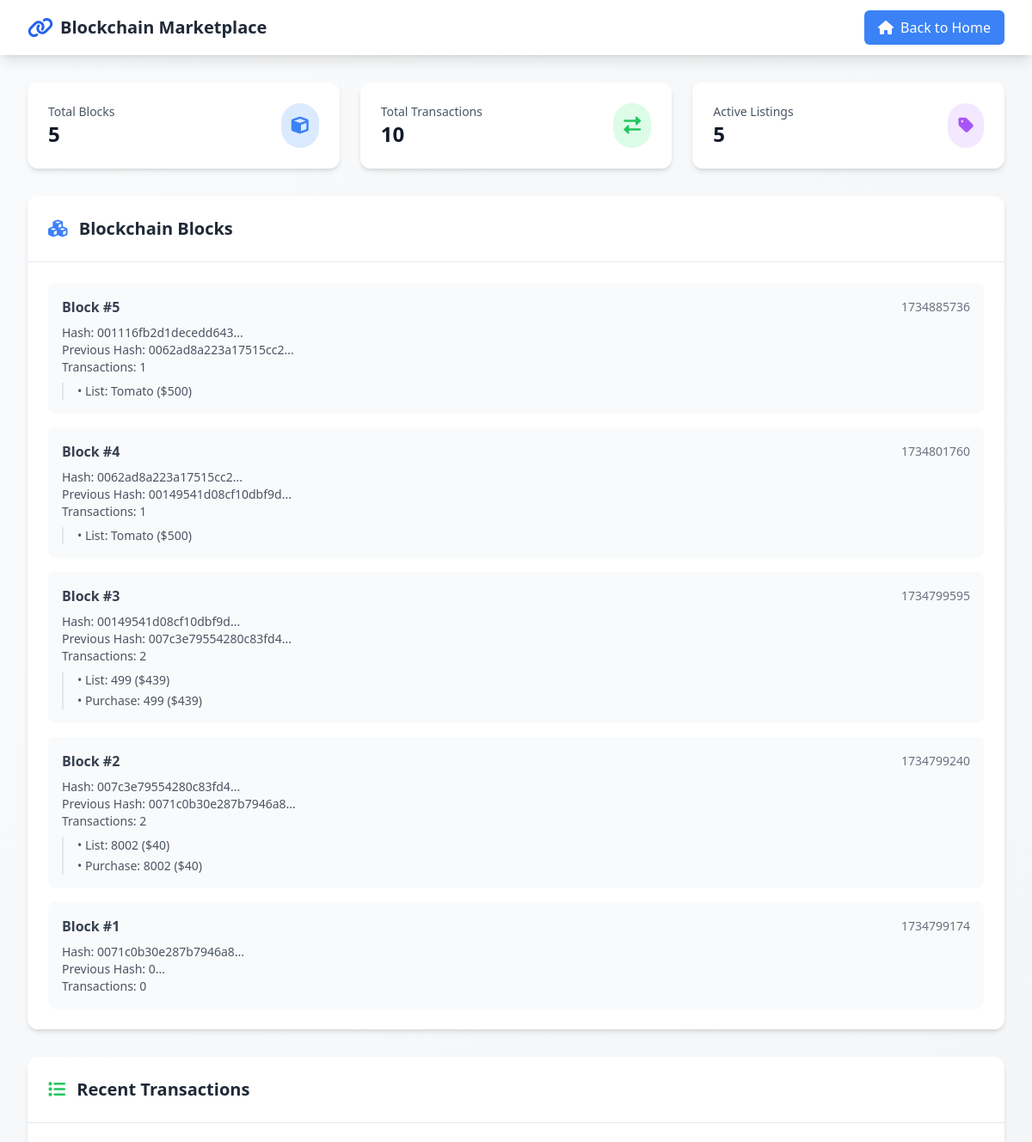
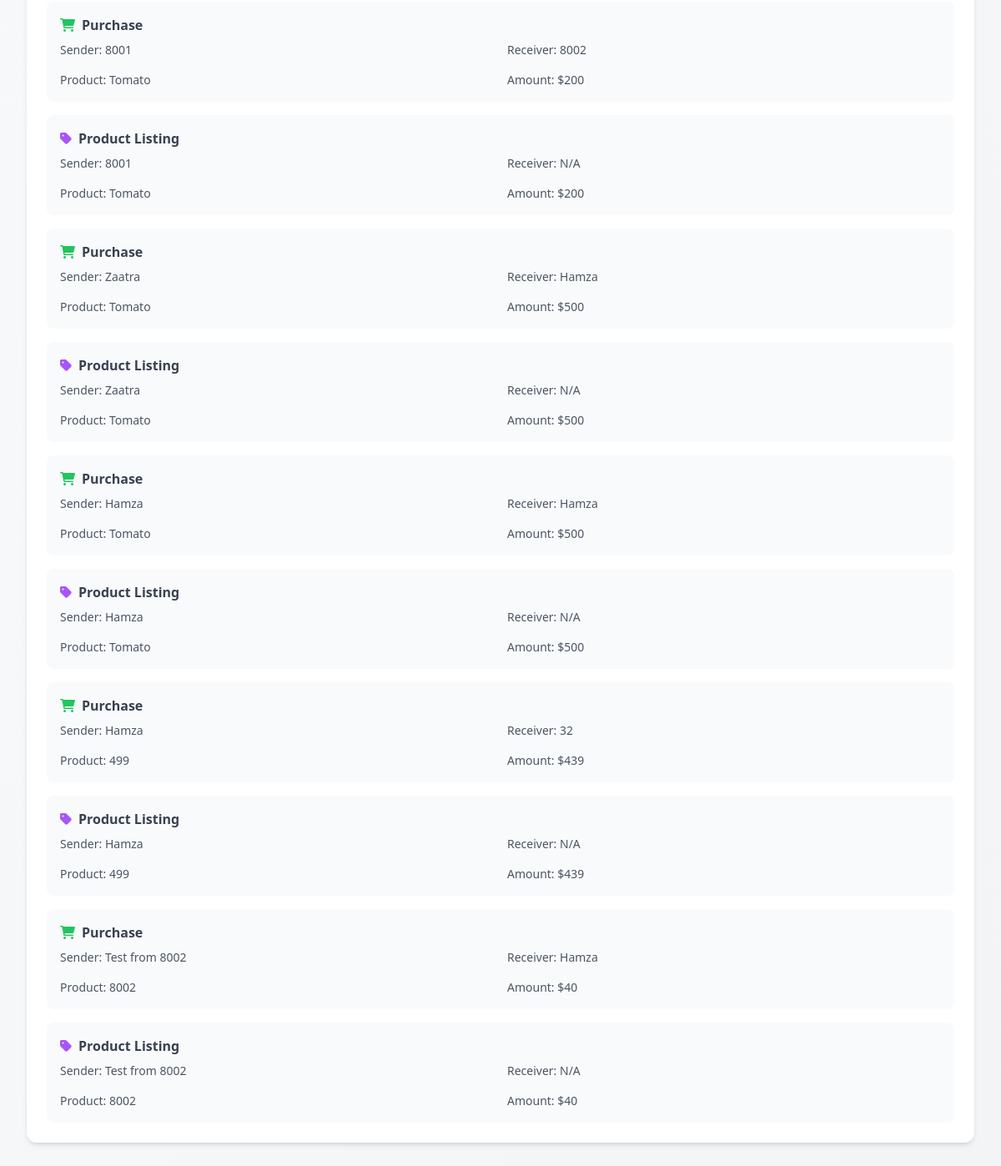
The app's page /view_database, older data (2 pictures, top to bottom).
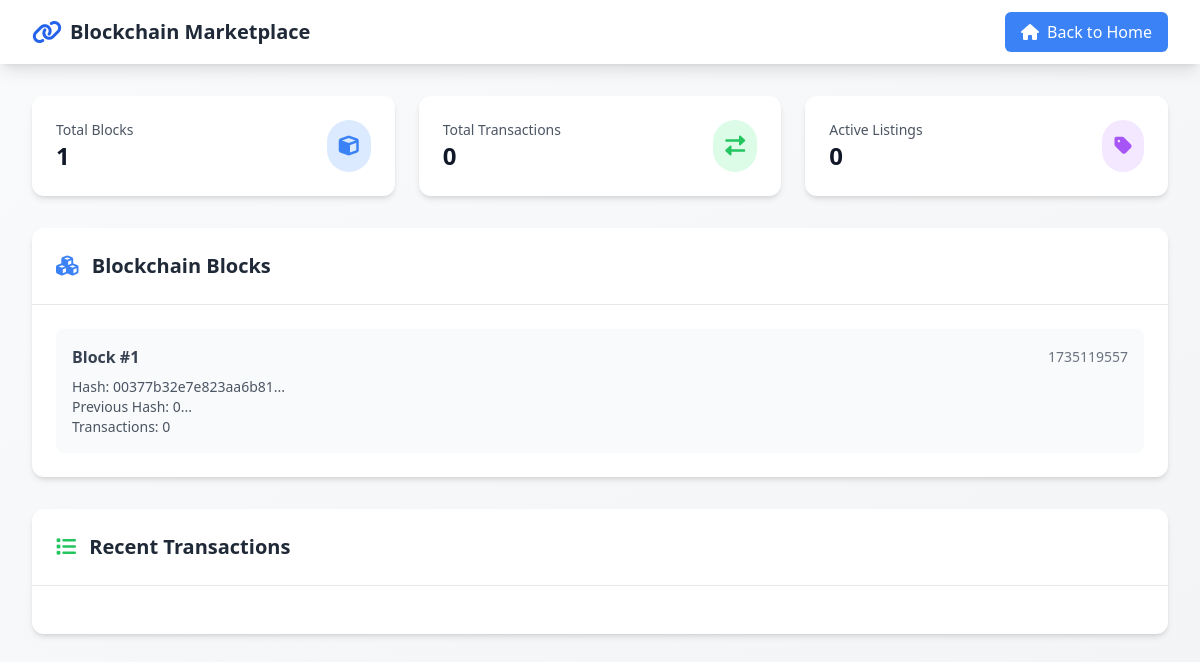
The same page, newer data.
### tables this page shows
CREATE TABLE blocks (
                    idx INTEGER PRIMARY KEY,
                    timestamp REAL,
                    transactions TEXT,
                    previous_hash TEXT,
                    nonce INTEGER,
                    hash TEXT
                );

CREATE TABLE transactions (
                    id INTEGER PRIMARY KEY AUTOINCREMENT,
                    sender TEXT,
                    receiver TEXT,
                    product TEXT,
                    amount INTEGER,
                    type TEXT
                );

### node.py (the view)
@app.route('/view_database', methods=['GET'])
def view_database():
    try:
        db_name = f'database_{blockchain.flask_port}.db'
        conn = sqlite3.connect(db_name)
        cursor = conn.cursor()
        cursor.execute("SELECT * FROM blocks ORDER BY idx DESC")
        blocks = cursor.fetchall()
        cursor.execute("SELECT * FROM transactions ORDER BY id DESC")
        transactions = cursor.fetchall()
        conn.close()
        formatted_blocks = []
        for block in blocks:
            formatted_blocks.append(blockchain.create_block_from_tuple(block))
        return render_template('index.html', show_database=True, blocks=formatted_blocks, transactions=transactions)
    except sqlite3.Error as e:
        return jsonify({'error': str(e)}), 500

### blockchain.py (called while the page is built)
    def create_block_from_tuple(self, block_data):
        return {
            'index': block_data[0],
            'timestamp': block_data[1],
            'transactions': json.loads(block_data[2]),
            'previous_hash': block_data[3],
            'nonce': block_data[4],
            'hash': block_data[5]
        }

### templates/index.html (shortened to what the changed rows need)
<!DOCTYPE html>
<html lang="en">
<head>
    <script src="https://cdn.tailwindcss.com"></script>
    <link rel="stylesheet" href="https://cdnjs.cloudflare.com/ajax/libs/font-awesome/6.0.0/css/all.min.css">
</head>
<body class="bg-gradient-to-br from-gray-50 to-gray-100">
    <div class="min-h-screen">
        {% if not show_database %}
        <div class="max-w-7xl mx-auto px-4 sm:px-6 lg:px-8 py-8">
            <div class="text-center mb-12">
                <h1 class="text-4xl font-bold text-gray-900 mb-4">Welcome to Blockchain Marketplace</h1>
                <p class="text-lg text-gray-600">A secure and decentralized platform for buying and selling products</p>
            </div>
<div class="grid grid-cols-1 md:grid-cols-3 gap-8 mb-12">
    <a href="/buy" class="transform transition-all duration-300 hover:scale-105">
        <div class="bg-white rounded-xl shadow-lg p-8 hover:shadow-xl relative overflow-hidden group">
            <div class="absolute inset-0 bg-gradient-to-r from-green-500/10 to-blue-500/10 opacity-0 group-hover:opacity-100 transition-opacity"></div>
            <div class="relative">
                <div class="flex items-center mb-6">
                    <div class="bg-green-100 p-3 rounded-lg">
                        <i class="fas fa-shopping-cart text-green-500 text-2xl"></i>
                    </div>
                    <h2 class="text-2xl font-semibold text-gray-800 ml-4">Buy Products</h2>
                </div>
                <p class="text-gray-600">Browse available products and make secure purchases</p>
            </div>
        </div>
    </a>
    <a href="/sell" class="transform transition-all duration-300 hover:scale-105">
        <div class="bg-white rounded-xl shadow-lg p-8 hover:shadow-xl relative overflow-hidden group">
            <div class="absolute inset-0 bg-gradient-to-r from-purple-500/10 to-pink-500/10 opacity-0 group-hover:opacity-100 transition-opacity"></div>
            <div class="relative">
                <div class="flex items-center mb-6">
                    <div class="bg-purple-100 p-3 rounded-lg">
                        <i class="fas fa-store text-purple-500 text-2xl"></i>
                    </div>
                    <h2 class="text-2xl font-semibold text-gray-800 ml-4">Sell Products</h2>
                </div>
                <p class="text-gray-600">List your products for sale on our marketplace</p>
            </div>
        </div>
    </a>
    <a href="/inventory" class="transform transition-all duration-300 hover:scale-105">
        <div class="bg-white rounded-xl shadow-lg p-8 hover:shadow-xl relative overflow-hidden group">
            <div class="absolute inset-0 bg-gradient-to-r from-blue-500/10 to-indigo-500/10 opacity-0 group-hover:opacity-100 transition-opacity"></div>
            <div class="relative">
                <div class="flex items-center mb-6">
                    <div class="bg-blue-100 p-3 rounded-lg">
                        <i class="fas fa-box-open text-blue-500 text-2xl"></i>
                    </div>
                    <h2 class="text-2xl font-semibold text-gray-800 ml-4">Inventory</h2>
                </div>
                <p class="text-gray-600">View your purchases and active listings</p>
            </div>
        </div>
    </a>
</div>
            <div class="grid grid-cols-1 md:grid-cols-3 gap-6 mb-12">
                <div class="bg-white rounded-xl shadow-md p-6 transform transition-all duration-300 hover:scale-105">
                    <div class="flex items-center justify-center mb-4">
                        <div class="bg-blue-100 p-3 rounded-full">
                            <i class="fas fa-shield-alt text-blue-500 text-xl"></i>
                        </div>
                    </div>
                    <h3 class="text-lg font-semibold text-center text-gray-800 mb-2">Secure Transactions</h3>
                    <p class="text-gray-600 text-center">All transactions are secured by blockchain technology</p>
                </div>
                <div class="bg-white rounded-xl shadow-md p-6 transform transition-all duration-300 hover:scale-105">
                    <div class="flex items-center justify-center mb-4">
                        <div class="bg-green-100 p-3 rounded-full">
                            <i class="fas fa-sync text-green-500 text-xl"></i>
                        </div>
                    </div>
                    <h3 class="text-lg font-semibold text-center text-gray-800 mb-2">Real-time Updates</h3>
                    <p class="text-gray-600 text-center">See product listings and updates in real-time</p>
                </div>
                <div class="bg-white rounded-xl shadow-md p-6 transform transition-all duration-300 hover:scale-105">
                    <div class="flex items-center justify-center mb-4">
                        <div class="bg-purple-100 p-3 rounded-full">
                            <i class="fas fa-network-wired text-purple-500 text-xl"></i>
                        </div>
                    </div>
                    <h3 class="text-lg font-semibold text-center text-gray-800 mb-2">Decentralized</h3>
                    <p class="text-gray-600 text-center">No central authority, fully peer-to-peer</p>
                </div>
            </div>
<div class="bg-white rounded-xl shadow-md p-6 mb-12">
    <div class="flex items-center justify-between mb-4">
        <h2 class="text-xl font-semibold text-gray-800">
            <i class="fas fa-network-wired text-blue-500 mr-2"></i>
            Connected Peers
        </h2>
        <button onclick="updatePeerStatus()"
                class="bg-blue-100 text-blue-600 px-3 py-1 rounded-md hover:bg-blue-200 transition-colors">
            <i class="fas fa-sync-alt mr-1"></i>
            Refresh
        </button>
    </div>
    <div id="peerList" class="grid grid-cols-1 md:grid-cols-2 gap-4">
    </div>
</div>
<script>
async function updatePeerStatus() {
    try {
        const response = await fetch('/get_peer_status');
        const status = await response.json();
        const peerList = document.getElementById('peerList');
        peerList.innerHTML = Object.entries(status).map(([port, state]) => `
            <div class="bg-gray-50 rounded-lg p-4 flex items-center justify-between">
                <div class="flex items-center">
                    <div class="bg-${state === 'online' ? 'green' : 'red'}-100 p-2 rounded-full mr-3">
                        <i class="fas fa-circle text-${state === 'online' ? 'green' : 'red'}-500"></i>
                    </div>
                    <div>
                        <p class="font-medium text-gray-800">Port ${port}</p>
                        <p class="text-sm text-gray-500">${state === 'online' ? 'Connected' : 'Disconnected'}</p>
                    </div>
                </div>
                <span class="px-3 py-1 rounded-full text-sm ${
                    state === 'online'
                    ? 'bg-green-100 text-green-800'
                    : 'bg-red-100 text-red-800'
                }">
                    ${state.toUpperCase()}
                </span>
            </div>
        `).join('');
    } catch (error) {
        console.error('Error updating peer status:', error);
    }
}
// Update peer status every 5 seconds
updatePeerStatus();
setInterval(updatePeerStatus, 5000);
</script>
            <div class="text-center">
                <button onclick="window.location.href='/view_database'"
                        class="bg-gradient-to-r from-blue-500 to-purple-500 text-white px-8 py-3 rounded-full
                               hover:from-blue-600 hover:to-purple-600 transition-all duration-300 transform hover:scale-105
                               shadow-lg hover:shadow-xl">
                    <i class="fas fa-database mr-2"></i>
                    View Transaction History
                </button>
                <button onclick="window.location.href='/network_activity'"
        class="bg-indigo-500 text-white px-4 py-2 rounded-md hover:bg-indigo-600 transition-colors flex items-center justify-center">
    <i class="fas fa-project-diagram mr-2"></i>
    View Network Activity
</button>
            </div>
        </div>
        {% else %}
        <div class="max-w-7xl mx-auto px-4 sm:px-6 lg:px-8 py-8">
            <div class="grid grid-cols-1 md:grid-cols-3 gap-6 mb-8">
                <div class="bg-white rounded-xl shadow-md p-6 transform transition-all duration-300 hover:scale-105">
                    <div class="flex items-center justify-between">
                        <div>
                            <p class="text-sm font-medium text-gray-600">Total Blocks</p>
                            <h3 class="text-2xl font-bold text-gray-900">{{ blocks|length }}</h3>
                        </div>
                        <div class="bg-blue-100 p-3 rounded-full">
                            <i class="fas fa-cube text-blue-500 text-xl"></i>
                        </div>
                    </div>
                </div>
                <div class="bg-white rounded-xl shadow-md p-6 transform transition-all duration-300 hover:scale-105">
                    <div class="flex items-center justify-between">
                        <div>
                            <p class="text-sm font-medium text-gray-600">Total Transactions</p>
                            <h3 class="text-2xl font-bold text-gray-900">{{ transactions|length }}</h3>
                        </div>
                        <div class="bg-green-100 p-3 rounded-full">
                            <i class="fas fa-exchange-alt text-green-500 text-xl"></i>
                        </div>
                    </div>
                </div>
                <div class="bg-white rounded-xl shadow-md p-6 transform transition-all duration-300 hover:scale-105">
                    <div class="flex items-center justify-between">
                        <div>
                            <p class="text-sm font-medium text-gray-600">Active Listings</p>
                            <h3 class="text-2xl font-bold text-gray-900">
                                {% set listing_count = namespace(count=0) %}
                                {% for tx in transactions %}
                                    {% if tx[5] == 'list' %}
                                        {% set listing_count.count = listing_count.count + 1 %}
                                    {% endif %}
                                {% endfor %}
                                {{ listing_count.count }}
                            </h3>
                        </div>
                        <div class="bg-purple-100 p-3 rounded-full">
                            <i class="fas fa-tag text-purple-500 text-xl"></i>
                        </div>
                    </div>
                </div>
            </div>
            <div class="bg-white rounded-xl shadow-md mb-8">
                <div class="p-6 border-b border-gray-200">
                    <h2 class="text-xl font-semibold text-gray-800">
                        <i class="fas fa-cubes text-blue-500 mr-2"></i>
                        Blockchain Blocks
                    </h2>
                </div>
                <div class="p-6">
                    <div class="space-y-4">
                        {% for block in blocks %}
                        <div class="bg-gray-50 rounded-lg p-4 hover:bg-gray-100 transition-colors">
                            <div class="flex items-center justify-between mb-2">
                                <span class="font-semibold text-gray-700">Block #{{ block.index }}</span>
                                <span class="text-sm text-gray-500">
                                    {{ block.timestamp|int }}
                                </span>
                            </div>
                            <div class="text-sm text-gray-600">
                                <p><span class="font-medium">Hash:</span> {{ block.hash[:20] }}...</p>
                                <p><span class="font-medium">Previous Hash:</span> {{ block.previous_hash[:20] }}...</p>
                                <p><span class="font-medium">Transactions:</span> {{ block.transactions|length }}</p>
                                {% if block.transactions %}
                                <div class="mt-2 pl-4 border-l-2 border-gray-200">
                                    {% for tx in block.transactions %}
                                    <p class="mt-1">• {{ tx.type|title }}: {{ tx.product }} {% if tx.amount %}(${{ tx.amount }}){% endif %}</p>
                                    {% endfor %}
                                </div>
                                {% endif %}
                            </div>
                        </div>
                        {% endfor %}
                    </div>
                </div>
            </div>
            <div class="bg-white rounded-xl shadow-md">
                <div class="p-6 border-b border-gray-200">
                    <h2 class="text-xl font-semibold text-gray-800">
                        <i class="fas fa-list text-green-500 mr-2"></i>
                        Recent Transactions
                    </h2>
                </div>
                <div class="p-6">
                    <div class="space-y-4">
                        {% for tx in transactions %}
                        <div class="bg-gray-50 rounded-lg p-4 hover:bg-gray-100 transition-colors">
                            <div class="flex items-center justify-between mb-2">
                                <span class="font-semibold text-gray-700">
                                    {% if tx[5] == 'list' %}
                                    <i class="fas fa-tag text-purple-500 mr-2"></i>Product Listing
                                    {% else %}
                                    <i class="fas fa-shopping-cart text-green-500 mr-2"></i>Purchase
                                    {% endif %}
                                </span>
                            </div>
                            <div class="grid grid-cols-2 gap-4 text-sm text-gray-600">
                                <p><span class="font-medium">Sender:</span> {{ tx[1] }}</p>
                                <p><span class="font-medium">Receiver:</span> {{ tx[2] or 'N/A' }}</p>
                                <p><span class="font-medium">Product:</span> {{ tx[3] }}</p>
                                <p><span class="font-medium">Amount:</span> ${{ tx[4] }}</p>
                            </div>
                        </div>
                        {% endfor %}
                    </div>
                </div>
            </div>
        </div>
        {% endif %}
    </div>
</body>
</html>

Row changes from the older to the newer data that the page shows:
removed blocks: index "5", timestamp "1734885736", hash "001116fb2d1decedd643", previous_hash "0062ad8a223a17515cc2", transactions|length "1", type "List", product "Tomato", amount "500"
removed blocks: index "4", timestamp "1734801760", hash "0062ad8a223a17515cc2", previous_hash "00149541d08cf10dbf9d", transactions|length "1", type "List", product "Tomato", amount "500"
removed blocks: index "3", timestamp "1734799595", hash "00149541d08cf10dbf9d", previous_hash "007c3e79554280c83fd4", transactions|length "2"
removed transactions: type "List", product "499", amount "439", shows "Product Listing", sender "Hamza", tx "N/A"
removed transactions: type "Purchase", product "499", amount "439", sender "Hamza", receiver "32"
removed blocks: index "2", timestamp "1734799240", hash "007c3e79554280c83fd4", previous_hash "0071c0b30e287b7946a8", transactions|length "2"
removed transactions: type "List", product "8002", amount "40", shows "Product Listing", sender "Test from 8002", tx "N/A"
removed transactions: type "Purchase", product "8002", amount "40", sender "Test from 8002", receiver "Hamza"
removed transactions: type "purchase" (drawn), sender "8001", receiver "8002", product "Tomato", amount "200", shown under "Recent Transactions"
removed transactions: type "list" (drawn), sender "8001", tx "N/A", product "Tomato", amount "200", shown under "Recent Transactions"
removed transactions: type "purchase" (drawn), sender "Zaatra", receiver "Hamza", product "Tomato", amount "500", shown under "Recent Transactions"
removed transactions: type "list" (drawn), sender "Zaatra", tx "N/A", product "Tomato", amount "500", shown under "Recent Transactions"
removed transactions: type "purchase" (drawn), sender "Hamza", receiver "Hamza", product "Tomato", amount "500", shown under "Recent Transactions"
removed transactions: type "list" (drawn), sender "Hamza", tx "N/A", product "Tomato", amount "500", shown under "Recent Transactions"
changed blocks id 1: timestamp "1734799174" → "1735119557"; hash "0071c0b30e287b7946a8" → "00377b32e7e823aa6b81"
Text that changed along with them:
{{ blocks|length }}: "5" → "1"
{{ transactions|length }}: "10" → "0"
{{ listing_count.count }}: "5" → "0"
